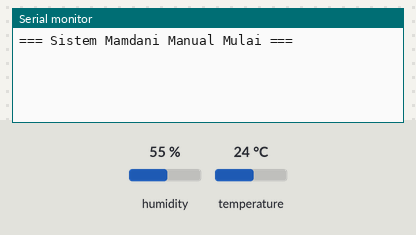
The sketch below on a simulated ESP32. On the bench: the last lines printed to the serial monitor. The inputs (shaded band) are chosen by the test bench; at power-on: temperature 24 °C, humidity 55 %. WiFi joins after 1.5 s; servers stay silent unless stated.

Above: at 3.0 s.
3.1 s: temperature set to 12 °C
At 4.7 s:
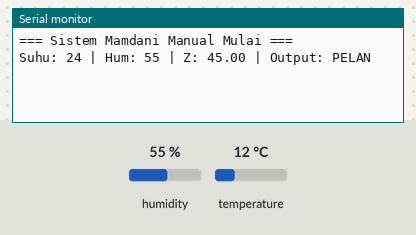
6.2 s: temperature set to 33 °C
At 7.7 s:
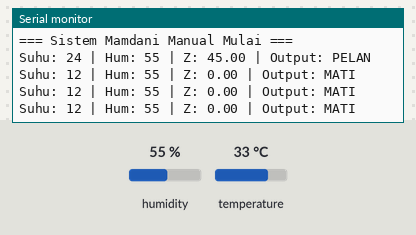
9.3 s: humidity set to 22 %
At 10.5 s:
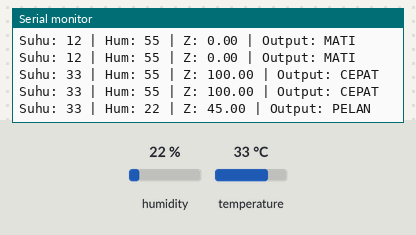

The sketch:

Monitoring_Suhu_Dengan_Fuzzy_Logic_Mamdani.ino
```cpp
#define BLYNK_TEMPLATE_ID "TMPL63y8N5y6Q"
#define BLYNK_TEMPLATE_NAME "Derik Dwi Heavyanto UTS"
#define BLYNK_AUTH_TOKEN "L9T7Y6JbOO7LxTXrRssSisjPY2NurEWT"

#include <WiFi.h>
#include <WiFiClient.h>
#include <BlynkSimpleEsp32.h>
#include <DHT11.h>

// ================= WIFI & BLYNK =================
char auth[] = BLYNK_AUTH_TOKEN;
char ssid[] = "vivo Y22";
char pass[] = "12345678";

// ================= SENSOR =================
#define DHTPIN 32
DHT11 dht11(DHTPIN);

// ================= TIMER =================
BlynkTimer timer;

// ================= FUNGSI FUZZY =================
float naik(float x, float a, float b) {
  if (x <= a) return 0;
  if (x >= b) return 1;
  return (x - a) / (b - a);
}

float turun(float x, float a, float b) {
  if (x <= a) return 1;
  if (x >= b) return 0;
  return (b - x) / (b - a);
}

float segitiga(float x, float a, float b, float c) {
  if (x <= a || x >= c) return 0;
  if (x == b) return 1;
  if (x < b) return (x - a) / (b - a);
  return (c - x) / (c - b);
}

// ================= SETUP =================
void setup() {
  Serial.begin(115200);
  Serial.println("=== Sistem Mamdani Manual Mulai ===");

  Blynk.begin(auth, ssid, pass);

  timer.setInterval(1000L, prosesFuzzy);
}

// ================= LOOP =================
void loop() {
  Blynk.run();
  timer.run();
}

// ================= PROSES FUZZY =================
void prosesFuzzy() {

  int suhu = dht11.readTemperature();
  int hum = dht11.readHumidity();

  if (suhu == -1 || hum == -1) {
    Serial.println("Sensor error");
    return;
  }

  // Kirim ke Blynk
  Blynk.virtualWrite(V0, suhu);
  Blynk.virtualWrite(V1, hum);

  // ========== FUZZIFIKASI ==========
  float suhuDingin = turun(suhu, 18, 23);
  float suhuNormal = segitiga(suhu, 22, 26, 30);
  float suhuPanas = naik(suhu, 28, 33);


  float humKering = turun(hum, 35, 45);
  float humNormal = segitiga(hum, 45, 55, 65);
  float humLembab = naik(hum, 60, 75);


  // ========== INFERENSI (MAMDANI - MIN) ==========
  float r1 = suhuDingin;                 // dingin → mati
  float r2 = suhuNormal;                 // normal → pelan
  float r3 = min(suhuPanas, humKering);  // panas & kering → pelan
  float r4 = min(suhuPanas, humNormal);  // panas & normal → cepat
  float r5 = min(suhuPanas, humLembab);  // panas & lembab → cepat

  // ========== AGREGASI (MAX) ==========
  float outMati = r1;
  float outPelan = max(r2, r3);
  float outCepat = max(r4, r5);

  // ========== DEFUZZIFIKASI ==========
  float zMati = 0;
  float zPelan = 45;
  float zCepat = 100;

  float total = outMati + outPelan + outCepat;
  if (total == 0) return;

  float z = (outMati * zMati + outPelan * zPelan + outCepat * zCepat) / total;

  // ========== OUTPUT ==========
  if (z > 60) {
    Blynk.virtualWrite(V3, "KIPAS CEPAT");
  } else if (z > 30) {
    Blynk.virtualWrite(V3, "KIPAS PELAN");
  } else {
    Blynk.virtualWrite(V3, "KIPAS MATI");
  }

  // ========== DEBUG SERIAL ==========
  Serial.print("Suhu: ");
  Serial.print(suhu);
  Serial.print(" | Hum: ");
  Serial.print(hum);
  Serial.print(" | Z: ");
  Serial.print(z);
  Serial.print(" | Output: ");

  if (z > 60) Serial.println("CEPAT");
  else if (z > 30) Serial.println("PELAN");
  else Serial.println("MATI");
}
```

Measured:
- after the input at 9.3 s, the serial monitor: prints a new line after 0.84 s (image 3)
